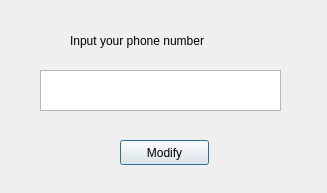
<?xml version="1.0" encoding="UTF-8"?>
<ui version="4.0">
 <class>changeDialog</class>
 <widget class="QDialog" name="changeDialog">
  <property name="geometry">
   <rect>
    <x>0</x>
    <y>0</y>
    <width>327</width>
    <height>193</height>
   </rect>
  </property>
  <property name="windowTitle">
   <string>Dialog</string>
  </property>
  <widget class="QTextEdit" name="textEdit">
   <property name="geometry">
    <rect>
     <x>40</x>
     <y>70</y>
     <width>241</width>
     <height>41</height>
    </rect>
   </property>
  </widget>
  <widget class="QLabel" name="label">
   <property name="geometry">
    <rect>
     <x>70</x>
     <y>20</y>
     <width>201</width>
     <height>41</height>
    </rect>
   </property>
   <property name="text">
    <string>Input your phone number</string>
   </property>
  </widget>
  <widget class="QLabel" name="label_2">
   <property name="geometry">
    <rect>
     <x>-10</x>
     <y>-20</y>
     <width>341</width>
     <height>231</height>
    </rect>
   </property>
   <property name="styleSheet">
    <string notr="true">border-image: url(/home/xuhahn/QTpro/Air_quality/ui_img/login.jpg);</string>
   </property>
   <property name="text">
    <string/>
   </property>
  </widget>
  <widget class="QPushButton" name="pushButton">
   <property name="geometry">
    <rect>
     <x>120</x>
     <y>140</y>
     <width>89</width>
     <height>25</height>
    </rect>
   </property>
   <property name="text">
    <string>Modify</string>
   </property>
  </widget>
  <zorder>label_2</zorder>
  <zorder>textEdit</zorder>
  <zorder>label</zorder>
  <zorder>pushButton</zorder>
 </widget>
 <resources/>
 <connections/>
</ui>
